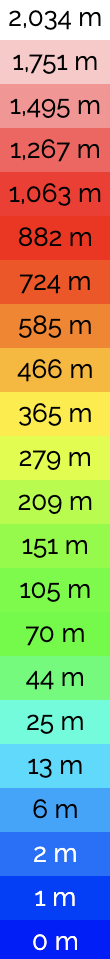
#> input picture keycropped.png, 110 x 959 px
$ python imagehandling.py
#> lines starting #> are read from the running program, lines starting #| are printed output that depends on the picture
from PIL import Image
import numpy as np
import sys

image = Image.open("keycropped.png")
#> image is the input picture: PIL image 110x959 RGBA; mean R, G, B, A 156, 163.1, 128, 255
array = np.asarray(image)
array = array.view([(f'f{i}',array.dtype) for i in range(array.shape[-1])])[...,0].astype('O')
unique = list(np.unique(array[:,2]))
#> unique = 22 items, first 6: (0, 30, 245, 255), (5, 63, 245, 255), (41, 112, 246, 255), (70, 164, 248, 255), (97, 217, 251, 255), (116, 251, 219, 255)
unique = [a[0:3] for a in unique]
#> unique = 22 items, first 6: (0, 30, 245), (5, 63, 245), (41, 112, 246), (70, 164, 248), (97, 217, 251), (116, 251, 219)
heights = [0, 1, 2, 6, 13, 25, 44, 70, 105, 151, 209, 279, 356, 466, 585, 724, 882, 1063, 1267, 1495, 1751, 2034]
colordict = dict(zip(unique,heights))
#> colordict = 22 items
victoria = Image.open("victoria-min.jpg")
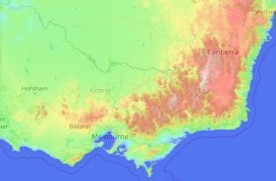
#> input picture victoria-min.jpg, 276 x 181 px
#> victoria is the input picture: PIL image 276x181 RGB; mean R, G, B 167.8, 198.1, 166.1
vicarray = np.asarray(victoria)
vicarray = vicarray.view([(f'f{i}',vicarray.dtype) for i in range(vicarray.shape[-1])])[...,0].astype('O')
count = np.count_nonzero(np.vectorize(lambda x: x in unique)(vicarray))
#> count = 0
def minimize_color_dist(color1, list_of_colors):
#> called with color1 = (150, 237, 221)
    minimum = 255**2
    min_color = None
    for index, color in enumerate(list_of_colors):
        sum = 0
        for i,j in zip(color1, color):
            sum += (i-j)**2
        if sum < minimum:
            minimum = sum
            min_color = color

    return colordict[min_color]

elevation_array = np.vectorize(minimize_color_dist, excluded=["list_of_colors"])(vicarray, list_of_colors=unique)
#> the loop in minimize_color_dist (call 2), `for index, color in enumerate(list_of_colors):` made 22 passes
#> (minimum, min_color) on passes 2 to 6: (51877, (5, 63, 245)), (28131, (41, 112, 246)), (12458, (70, 164, 248)), (4109, (97, 217, 251)), (1356, (116, 251, 219))
#> color on passes 1, 7, 8, 9, 10, 11: (0, 30, 245), (117, 250, 76), (117, 250, 126), (126, 250, 76), (150, 250, 77), (185, 251, 79)
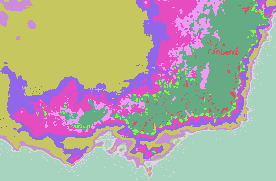
#> elevation_array: shape (181, 276) int64; 17 distinct labels, from 2 to 1751; one colour per label, 0 black
# [5 lines of commented-out code are left out]
